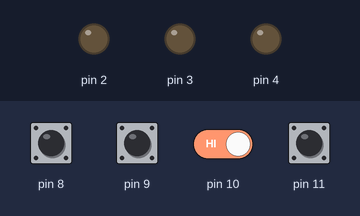
Simulated run of this sketch. Board: Arduino Uno, built with avr-gcc and run on an emulated ATmega328P. Shown: output pins drawn as LEDs (lit = HIGH). Dashed ring = blinking. The inputs (shaded band) are chosen by the test bench; at power-on: pin 8–11 HIGH.

Above: at 1.2 s.
1.3 s: pin 11 pulled LOW for 0.15 s
At 1.7 s:
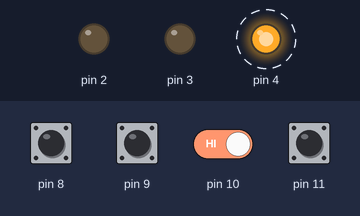
4.3 s: pin 10 driven LOW and pin 11 driven LOW
At 6.7 s:
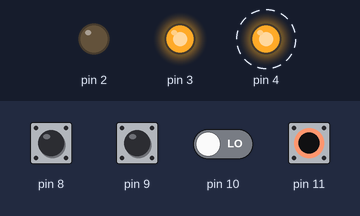
7.3 s: pin 10 driven HIGH
8.8 s: pin 10 driven LOW
At 11.7 s:
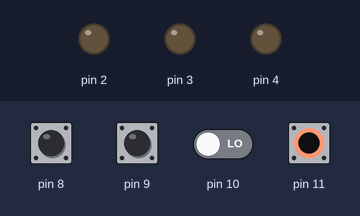
Timing chart, 0 to 12.8 s (numbered marks = the images above; inputs shaded):
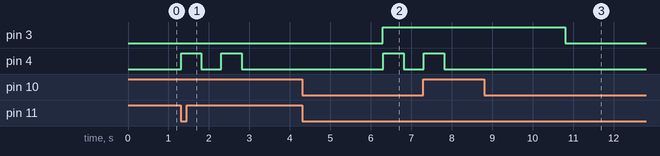

Measured:
- after the input at 1.3 s, pin 4: alternates HIGH for 0.50 s and LOW for 0.50 s, 4 changes in all, then stays LOW, starting at once
- after the input at 4.3 s, pin 3: LOW → HIGH after 2.0 s; pin 4: LOW → HIGH after 2.0 s, → LOW 0.50 s later
- after the input at 8.8 s, pin 3: HIGH → LOW after 2.0 s

The sketch:

sketch.ino
```cpp
#include "led.h"
#include "bottone.h"

#define NUM_LED 4
#define NUM_PULSANTI 4

LED leds[NUM_LED] = {
  LED(1), LED(2), LED(3), LED(4)
};

Bottone bottoni[NUM_PULSANTI] = {
  Bottone(8), Bottone(9), Bottone(10), Bottone(11)
};


void setup() {
  Serial.begin(115200);

  // Inserisci che test vuoi effettuare.
  // ES: il primo led e il primo bottone
  leds[0].test(-1);
  bottoni[0].test(-1);

  // Cambia -1 con il test che vuoi effettuare
}

void loop() {
  if(bottoni[0].click()) {
    leds[0].inverti();
  }

  if(bottoni[1].doubleClick()) {
    leds[1].inverti();
  }

  if(bottoni[2].longPress()) {
    leds[2].inverti();
  }

  if(bottoni[3].click()) {
   leds[3].lampeggio(2);
   }
}
```

bottone.cpp
```cpp
#include "bottone.h"
#include <Arduino.h>


// Implementazione classe Bottone
Bottone::Bottone(const int PIN)
: PIN(PIN), contatorePremuto(0), statoPrecedente(false),
    ultimoTempoClick(0), primoClickRilevato(false) {
    pinMode(PIN, INPUT_PULLUP);
}

bool Bottone::isPremuto() {
    return !digitalRead(PIN);
}

bool Bottone::longPress() {
    if (isPremuto()) {
        unsigned long startTime = millis();
        while (isPremuto()) {
            if (millis() - startTime >= 2000) {
                return true;
            }
        }
    }
    return false;
}

bool Bottone::click() {
    unsigned long tempoAttuale = millis();

    if (isPremuto() && !statoPrecedente) {
        delay(10);
        if (isPremuto()) {
            statoPrecedente = true;
            return true;
        }
    }

    if (!isPremuto() && statoPrecedente) {
        statoPrecedente = false;
    }

    return false;
}

bool Bottone::doubleClick() {
    unsigned long tempoAttuale = millis();

    if (isPremuto()) {
        delay(10);
        if (isPremuto()) {
            while (isPremuto()) {}

            if (primoClickRilevato && (tempoAttuale - ultimoTempoClick) <= 400) {
                primoClickRilevato = false;
                return true;
            }

            primoClickRilevato = true;
            ultimoTempoClick = tempoAttuale;
        }
    }

    if (primoClickRilevato && (tempoAttuale - ultimoTempoClick) > 400) {
        primoClickRilevato = false;
    }

    return false;
}
void Bottone::test(int numTest) {
  switch(numTest) {
    case 1:
      if (isPremuto()) {
        Serial.println("Bottone premuto");
      } else {
        Serial.println("Bottone non premuto");
      }
      break;

    case 2:
      if (longPress()) {
        Serial.println("Bottone premuto a lungo");
      } else {
        Serial.println("Bottone non premuto a lungo");
      }
      break;

    case 3:
      if (click()) {
        Serial.println("Bottone cliccato");
      } else {
        Serial.println("Bottone non cliccato");
      }
      break;

    case 4:
      if (doubleClick()) {
        Serial.println("Bottone doppio cliccato");
      } else {
        Serial.println("Bottone non doppio cliccato");
      }
      break;

    default:
      break;
  }
}
```

bottone.h
```cpp
#ifndef BOTTONE_H
#define BOTTONE_H

class Bottone {
public:
    Bottone(const int PIN);
    bool isPremuto();
    bool longPress();
    bool click();
    bool doubleClick();
    void test(int numTest);

private:
    const int PIN;
    unsigned long contatorePremuto;
    bool statoPrecedente;
    unsigned long ultimoTempoClick;
    bool primoClickRilevato;
        unsigned long tempoPressione;

};

#endif // BOTTONE_H
```

led.cpp
```cpp
#include "led.h"
#include <Arduino.h>

// Implementazione classe LED
  LED::LED(const int PIN) : PIN(PIN), isAcceso(false) {
      pinMode(PIN, OUTPUT);
  }

  void LED::accendi() {
      digitalWrite(PIN, HIGH);
      isAcceso = true;
  }

  void LED::accendi(int durata) {
      accendi();
      delay(durata);
      spegni();
  }

  void LED::spegni() {
      digitalWrite(PIN, LOW);
      isAcceso = false;
  }

  void LED::spegni(int ritardo) {
      delay(ritardo);
      spegni();
  }

  void LED::inverti() {
      if (isAcceso) {
          spegni();
      } else {
          accendi();
      }
  }

  void LED::lampeggio(int numLampeggi) {
      for (int i = 0; i < numLampeggi; i++) {
          inverti();
          delay(500);
          inverti();
          delay(500);
      }
  }

  void LED::lampeggio(int numLampeggi, int durata) {
      for (int i = 0; i < numLampeggi; i++) {
          inverti();
          delay(durata);
          inverti();
          delay(durata);
      }
  }

    void LED::test(int numTest) {
    switch(numTest) {
        case 1: accendi(); break;
        case 2: accendi(500); break;
        case 3: spegni(); break;
        case 4: spegni(300); break;
        case 5: inverti(); break;
        case 6: lampeggio(3); break;
        case 7: lampeggio(2, 1000); break;
        default: break;
    }
  }
```

led.h
```cpp
#ifndef LED_H
#define LED_H

class LED {
public:
    LED(const int PIN);
    void accendi();
    void accendi(int durata);
    void spegni();
    void spegni(int ritardo);
    void inverti();
    void lampeggio(int numLampeggi);
    void lampeggio(int numLampeggi, int durata);
    void test(int numTest);

private:
    const int PIN;
    bool isAcceso;
};

#endif // LED_H
```
